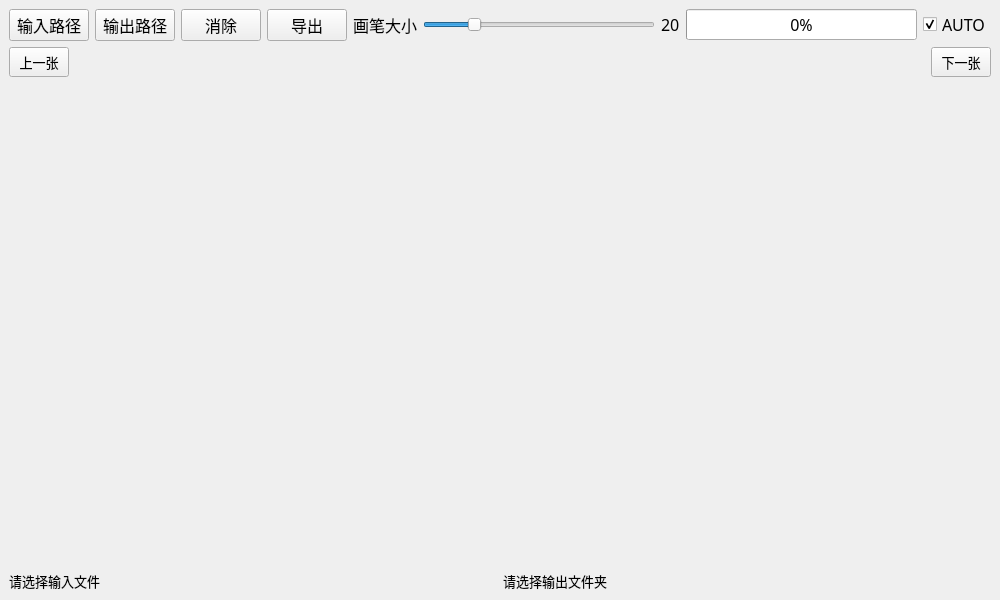
<?xml version="1.0" encoding="UTF-8"?>
<ui version="4.0">
 <class>MainWindow</class>
 <widget class="QMainWindow" name="MainWindow">
  <property name="geometry">
   <rect>
    <x>0</x>
    <y>0</y>
    <width>1000</width>
    <height>600</height>
   </rect>
  </property>
  <property name="windowTitle">
   <string>MainWindow</string>
  </property>
  <widget class="QWidget" name="centralwidget">
   <property name="sizePolicy">
    <sizepolicy hsizetype="Ignored" vsizetype="Ignored">
     <horstretch>0</horstretch>
     <verstretch>0</verstretch>
    </sizepolicy>
   </property>
   <layout class="QGridLayout" name="gridLayout">
    <item row="0" column="0">
     <layout class="QVBoxLayout" name="verticalLayout">
      <item>
       <layout class="QHBoxLayout" name="horizontalLayout">
        <item>
         <widget class="QPushButton" name="input_bt">
          <property name="enabled">
           <bool>true</bool>
          </property>
          <property name="sizePolicy">
           <sizepolicy hsizetype="Fixed" vsizetype="Fixed">
            <horstretch>0</horstretch>
            <verstretch>0</verstretch>
           </sizepolicy>
          </property>
          <property name="font">
           <font>
            <family>YaHei Consolas Hybrid</family>
            <pointsize>12</pointsize>
           </font>
          </property>
          <property name="text">
           <string>输入路径</string>
          </property>
         </widget>
        </item>
        <item>
         <widget class="QPushButton" name="output_bt">
          <property name="font">
           <font>
            <family>YaHei Consolas Hybrid</family>
            <pointsize>12</pointsize>
           </font>
          </property>
          <property name="text">
           <string>输出路径</string>
          </property>
         </widget>
        </item>
        <item>
         <widget class="QPushButton" name="state_bt">
          <property name="font">
           <font>
            <family>YaHei Consolas Hybrid</family>
            <pointsize>12</pointsize>
           </font>
          </property>
          <property name="text">
           <string>消除</string>
          </property>
         </widget>
        </item>
        <item>
         <widget class="QPushButton" name="export_bt">
          <property name="font">
           <font>
            <family>YaHei Consolas Hybrid</family>
            <pointsize>12</pointsize>
           </font>
          </property>
          <property name="text">
           <string>导出</string>
          </property>
         </widget>
        </item>
        <item>
         <widget class="QLabel" name="label">
          <property name="sizePolicy">
           <sizepolicy hsizetype="Preferred" vsizetype="Fixed">
            <horstretch>0</horstretch>
            <verstretch>0</verstretch>
           </sizepolicy>
          </property>
          <property name="font">
           <font>
            <family>YaHei Consolas Hybrid</family>
            <pointsize>12</pointsize>
           </font>
          </property>
          <property name="text">
           <string>画笔大小</string>
          </property>
         </widget>
        </item>
        <item>
         <widget class="QSlider" name="pen_size_sd">
          <property name="minimumSize">
           <size>
            <width>0</width>
            <height>22</height>
           </size>
          </property>
          <property name="value">
           <number>20</number>
          </property>
          <property name="orientation">
           <enum>Qt::Horizontal</enum>
          </property>
         </widget>
        </item>
        <item>
         <widget class="QLabel" name="pen_size_lb">
          <property name="sizePolicy">
           <sizepolicy hsizetype="Preferred" vsizetype="Fixed">
            <horstretch>0</horstretch>
            <verstretch>0</verstretch>
           </sizepolicy>
          </property>
          <property name="font">
           <font>
            <family>YaHei Consolas Hybrid</family>
            <pointsize>12</pointsize>
           </font>
          </property>
          <property name="text">
           <string>20</string>
          </property>
         </widget>
        </item>
        <item>
         <widget class="QProgressBar" name="file_pb">
          <property name="sizePolicy">
           <sizepolicy hsizetype="Expanding" vsizetype="Fixed">
            <horstretch>0</horstretch>
            <verstretch>0</verstretch>
           </sizepolicy>
          </property>
          <property name="font">
           <font>
            <family>YaHei Consolas Hybrid</family>
            <pointsize>12</pointsize>
           </font>
          </property>
          <property name="value">
           <number>0</number>
          </property>
         </widget>
        </item>
        <item>
         <widget class="QCheckBox" name="check_bx">
          <property name="font">
           <font>
            <family>YaHei Consolas Hybrid</family>
            <pointsize>12</pointsize>
           </font>
          </property>
          <property name="tabletTracking">
           <bool>false</bool>
          </property>
          <property name="text">
           <string>AUTO</string>
          </property>
          <property name="checked">
           <bool>true</bool>
          </property>
         </widget>
        </item>
       </layout>
      </item>
      <item>
       <layout class="QHBoxLayout" name="horizontalLayout_2">
        <item>
         <widget class="QPushButton" name="next_bt">
          <property name="minimumSize">
           <size>
            <width>0</width>
            <height>30</height>
           </size>
          </property>
          <property name="maximumSize">
           <size>
            <width>60</width>
            <height>16777215</height>
           </size>
          </property>
          <property name="font">
           <font>
            <family>YaHei Consolas Hybrid</family>
            <pointsize>10</pointsize>
           </font>
          </property>
          <property name="text">
           <string>上一张</string>
          </property>
         </widget>
        </item>
        <item>
         <widget class="QLabel" name="filename_lb">
          <property name="sizePolicy">
           <sizepolicy hsizetype="Preferred" vsizetype="Fixed">
            <horstretch>0</horstretch>
            <verstretch>0</verstretch>
           </sizepolicy>
          </property>
          <property name="text">
           <string/>
          </property>
          <property name="alignment">
           <set>Qt::AlignCenter</set>
          </property>
         </widget>
        </item>
        <item>
         <widget class="QPushButton" name="past_bt">
          <property name="minimumSize">
           <size>
            <width>0</width>
            <height>30</height>
           </size>
          </property>
          <property name="maximumSize">
           <size>
            <width>60</width>
            <height>16777215</height>
           </size>
          </property>
          <property name="font">
           <font>
            <family>YaHei Consolas Hybrid</family>
            <pointsize>10</pointsize>
           </font>
          </property>
          <property name="text">
           <string>下一张</string>
          </property>
         </widget>
        </item>
       </layout>
      </item>
      <item>
       <layout class="QHBoxLayout" name="horizontalLayout_4" stretch="1,1">
        <item>
         <widget class="ScollWidget" name="draw_lb" native="true">
          <property name="sizePolicy">
           <sizepolicy hsizetype="MinimumExpanding" vsizetype="MinimumExpanding">
            <horstretch>0</horstretch>
            <verstretch>0</verstretch>
           </sizepolicy>
          </property>
          <property name="minimumSize">
           <size>
            <width>320</width>
            <height>320</height>
           </size>
          </property>
         </widget>
        </item>
        <item>
         <widget class="ScollWidget" name="resut_lb" native="true">
          <property name="sizePolicy">
           <sizepolicy hsizetype="MinimumExpanding" vsizetype="MinimumExpanding">
            <horstretch>0</horstretch>
            <verstretch>0</verstretch>
           </sizepolicy>
          </property>
          <property name="minimumSize">
           <size>
            <width>320</width>
            <height>320</height>
           </size>
          </property>
         </widget>
        </item>
       </layout>
      </item>
      <item>
       <layout class="QHBoxLayout" name="horizontalLayout_3">
        <item>
         <widget class="QLabel" name="input_lb">
          <property name="sizePolicy">
           <sizepolicy hsizetype="Preferred" vsizetype="Fixed">
            <horstretch>0</horstretch>
            <verstretch>0</verstretch>
           </sizepolicy>
          </property>
          <property name="font">
           <font>
            <family>YaHei Consolas Hybrid</family>
            <pointsize>10</pointsize>
           </font>
          </property>
          <property name="text">
           <string>请选择输入文件</string>
          </property>
         </widget>
        </item>
        <item>
         <widget class="QLabel" name="output_lb">
          <property name="sizePolicy">
           <sizepolicy hsizetype="Preferred" vsizetype="Fixed">
            <horstretch>0</horstretch>
            <verstretch>0</verstretch>
           </sizepolicy>
          </property>
          <property name="font">
           <font>
            <family>YaHei Consolas Hybrid</family>
            <pointsize>10</pointsize>
           </font>
          </property>
          <property name="text">
           <string>请选择输出文件夹</string>
          </property>
         </widget>
        </item>
       </layout>
      </item>
     </layout>
    </item>
   </layout>
  </widget>
  <widget class="QMenuBar" name="menubar">
   <property name="geometry">
    <rect>
     <x>0</x>
     <y>0</y>
     <width>1000</width>
     <height>20</height>
    </rect>
   </property>
  </widget>
 </widget>
 <customwidgets>
  <customwidget>
   <class>ScollWidget</class>
   <extends>QWidget</extends>
   <header>scollwidget.h</header>
   <container>1</container>
  </customwidget>
 </customwidgets>
 <resources/>
 <connections>
  <connection>
   <sender>pen_size_sd</sender>
   <signal>valueChanged(int)</signal>
   <receiver>pen_size_lb</receiver>
   <slot>setNum(int)</slot>
   <hints>
    <hint type="sourcelabel">
     <x>559</x>
     <y>49</y>
    </hint>
    <hint type="destinationlabel">
     <x>589</x>
     <y>49</y>
    </hint>
   </hints>
  </connection>
 </connections>
</ui>
